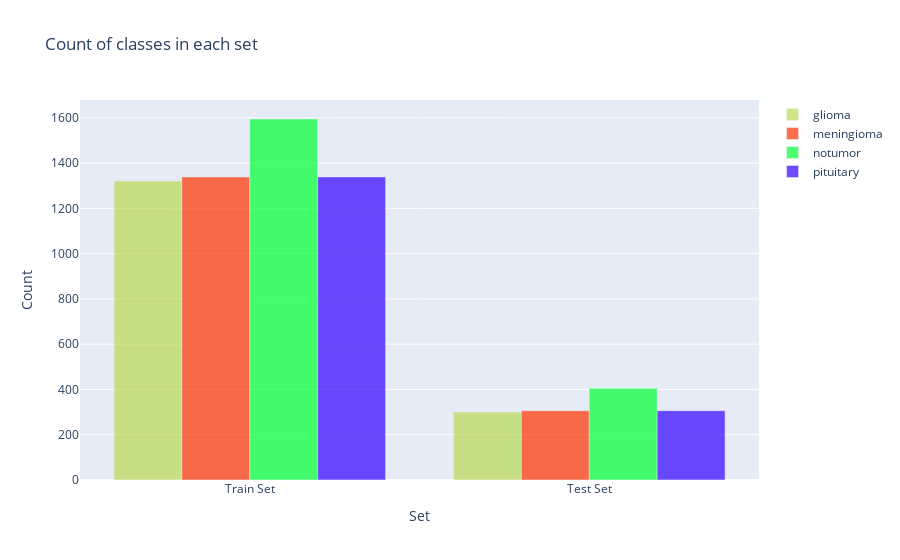

Notebook code for this chart:
### Markdown cell above
# Visualisation of train-test distribution across different classes

### Code cell
y = dict()
y[0] = []
y[1] = []
y[2] = []
y[3] = []
for set_name in (y_train, y_test):
    y[0].append(np.sum(set_name == 0))
    y[1].append(np.sum(set_name == 1))
    y[2].append(np.sum(set_name == 2))
    y[3].append(np.sum(set_name == 3))

trace0 = go.Bar(
    x=['Train Set', 'Test Set'],
    y=y[0],
    name='glioma',
    marker=dict(color='#bada55'),
    opacity=0.7
)
trace1 = go.Bar(
    x=['Train Set', 'Test Set'],
    y=y[1],
    name='meningioma',
    marker=dict(color='#ff3300'),
    opacity=0.7
)
trace2 = go.Bar(
    x=['Train Set', 'Test Set'],
    y=y[2],
    name='notumor',
    marker=dict(color='#00ff33'),
    opacity=0.7
)
trace3 = go.Bar(
    x=['Train Set', 'Test Set'],
    y=y[1],
    name='pituitary',
    marker=dict(color='#3300ff'),
    opacity=0.7
)
data = [trace0, trace1, trace2, trace3]
layout = go.Layout(
    title='Count of classes in each set',
    xaxis={'title': 'Set'},
    yaxis={'title': 'Count'}
)
fig = go.Figure(data, layout)
iplot(fig)

### Figure 1 — Plotly figure (JSON) as saved in the notebook; plotly's stock layout.template omitted (floating-point values rounded to 4 significant figures)
{"data": [{"marker": {"color": "#bada55"}, "name": "glioma", "opacity": 0.7, "type": "bar", "x": ["Train Set", "Test Set"], "y": [1321, 300]}, {"marker": {"color": "#ff3300"}, "name": "meningioma", "opacity": 0.7, "type": "bar", "x": ["Train Set", "Test Set"], "y": [1339, 306]}, {"marker": {"color": "#00ff33"}, "name": "notumor", "opacity": 0.7, "type": "bar", "x": ["Train Set", "Test Set"], "y": [1595, 405]}, {"marker": {"color": "#3300ff"}, "name": "pituitary", "opacity": 0.7, "type": "bar", "x": ["Train Set", "Test Set"], "y": [1339, 306]}], "layout": {"autosize": true, "title": {"text": "Count of classes in each set"}, "xaxis": {"autorange": true, "range": [-0.5, 1.5], "title": {"text": "Set"}, "type": "category"}, "yaxis": {"autorange": true, "range": [0, 1679.0], "title": {"text": "Count"}, "type": "linear"}}}
